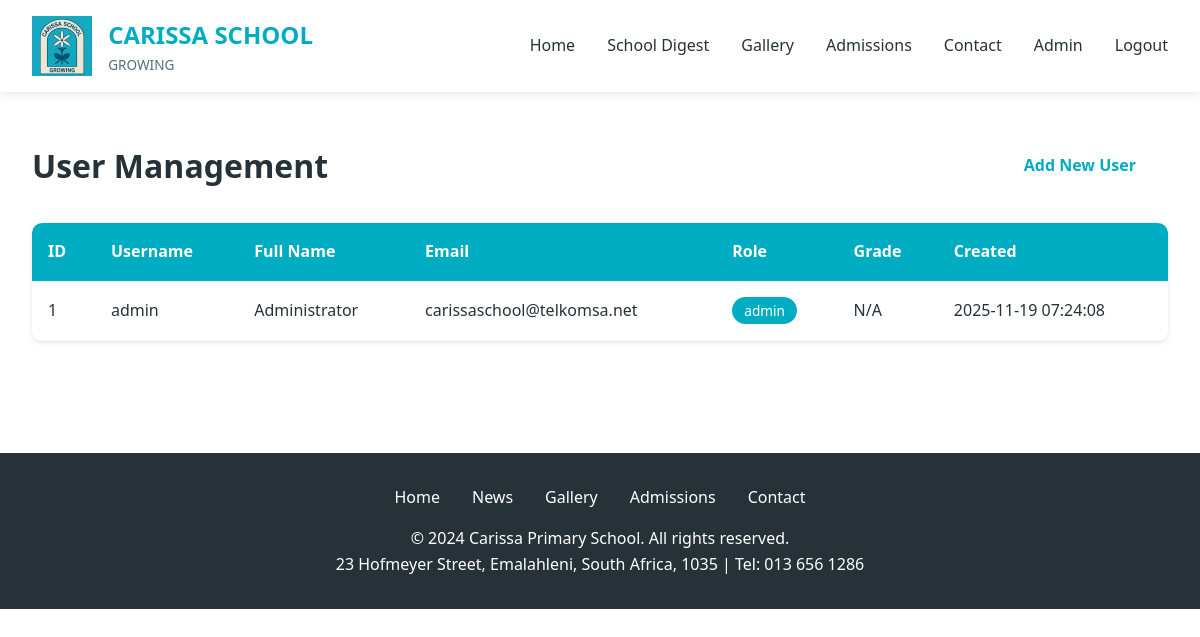
Page /admin/users (signed in) on the committed database.
### tables this page shows
CREATE TABLE users (
                id INTEGER PRIMARY KEY AUTOINCREMENT,
                username TEXT UNIQUE NOT NULL,
                password TEXT NOT NULL,
                full_name TEXT NOT NULL,
                email TEXT,
                role TEXT NOT NULL,
                grade TEXT,
                created_at TIMESTAMP DEFAULT CURRENT_TIMESTAMP
            );

### app.py (the view)
@app.route('/admin/users')
@admin_required
def admin_users():
    db = get_db()
    users = db.execute('SELECT * FROM users ORDER BY created_at DESC').fetchall()
    db.close()
    return render_template('admin_users.html', users=users)

### app.py (called while the page is built)
def get_db():
    conn = sqlite3.connect(DATABASE)
    conn.row_factory = sqlite3.Row
    return conn

def admin_required(f):
    @wraps(f)
    def decorated_function(*args, **kwargs):
        if 'user_id' not in session or session.get('role') != 'admin':
            flash('Admin access required', 'danger')
            return redirect(url_for('index'))
        return f(*args, **kwargs)
    return decorated_function

### templates/admin_users.html (shortened to what this page needs)
{% extends "base.html" %}
{% block content %}
<div class="container">
    <div style="display: flex; justify-content: space-between; align-items: center; margin-bottom: 2rem;">
        <h1>User Management</h1>
        <a href="{{ url_for('add_user') }}" class="btn btn-primary">Add New User</a>
    </div>
    <div class="data-table">
        <table>
            <thead>
                <tr>
                    <th>ID</th>
                    <th>Username</th>
                    <th>Full Name</th>
                    <th>Email</th>
                    <th>Role</th>
                    <th>Grade</th>
                    <th>Created</th>
                </tr>
            </thead>
            <tbody>
                {% for user in users %}
                <tr>
                    <td>{{ user.id }}</td>
                    <td>{{ user.username }}</td>
                    <td>{{ user.full_name }}</td>
                    <td>{{ user.email or 'N/A' }}</td>
                    <td><span style="background-color: var(--primary-color); color: white; padding: 0.25rem 0.75rem; border-radius: 15px; font-size: 0.85rem;">{{ user.role }}</span></td>
                    <td>{{ user.grade or 'N/A' }}</td>
                    <td>{{ user.created_at }}</td>
                </tr>
                {% endfor %}
            </tbody>
        </table>
    </div>
</div>
{% endblock %}

### templates/base.html (shortened to what this page needs)
<!DOCTYPE html>
<html lang="en">
<head>
    <link rel="stylesheet" href="{{ url_for('static', filename='css/style.css') }}">
</head>
<body>
    <nav class="navbar">
        <div class="nav-container">
            <div class="logo-section">
                <img src="{{ url_for('static', filename='images/logo.jpg') }}" alt="Carissa School Logo" class="logo">
                <div>
                    <div class="school-name">CARISSA SCHOOL</div>
                    <div class="school-tagline">GROWING</div>
                </div>
            </div>
            <ul class="nav-menu">
                <li><a href="{{ url_for('index') }}" class="{% if request.endpoint == 'index' %}active{% endif %}">Home</a></li>
                <li><a href="{{ url_for('digest') }}" class="{% if request.endpoint == 'digest' %}active{% endif %}">School Digest</a></li>
                <li><a href="{{ url_for('gallery') }}" class="{% if request.endpoint == 'gallery' %}active{% endif %}">Gallery</a></li>
                <li><a href="{{ url_for('admissions') }}" class="{% if request.endpoint == 'admissions' %}active{% endif %}">Admissions</a></li>
                <li><a href="{{ url_for('contact') }}" class="{% if request.endpoint == 'contact' %}active{% endif %}">Contact</a></li>
                {% if session.user_id %}
                    {% if session.role == 'admin' %}
                        <li><a href="{{ url_for('admin_dashboard') }}">Admin</a></li>
                    {% elif session.role == 'teacher' %}
                        <li><a href="{{ url_for('teacher_dashboard') }}">Dashboard</a></li>
                    {% elif session.role == 'student' %}
                        <li><a href="{{ url_for('student_dashboard') }}">My Learning</a></li>
                    {% endif %}
                    <li><a href="{{ url_for('logout') }}">Logout</a></li>
                {% else %}
                    <li><a href="{{ url_for('login') }}">Login</a></li>
                {% endif %}
            </ul>
        </div>
    </nav>
    {% block content %}{% endblock %}
    <footer class="footer">
        <div class="footer-content">
            <div class="footer-links">
                <a href="{{ url_for('index') }}">Home</a>
                <a href="{{ url_for('digest') }}">News</a>
                <a href="{{ url_for('gallery') }}">Gallery</a>
                <a href="{{ url_for('admissions') }}">Admissions</a>
                <a href="{{ url_for('contact') }}">Contact</a>
            </div>
            <p>&copy; 2024 Carissa Primary School. All rights reserved.</p>
            <p>23 Hofmeyer Street, Emalahleni, South Africa, 1035 | Tel: 013 656 1286</p>
        </div>
    </footer>
</body>
</html>

### static/css/style.css (style rules this page uses)
:root { --primary-color: #00ACC1; --secondary-color: #0097A7; --accent-color: #00838F; --text-dark: #263238; --text-light: #546E7A; --background-light: #F5F5F5; --white: #FFFFFF; --success: #4CAF50; --warning: #FF9800; --danger: #F44336; }
* { margin: 0; padding: 0; box-sizing: border-box; }
body { font-family: 'Segoe UI', Tahoma, Geneva, Verdana, sans-serif; line-height: 1.6; color: var(--text-dark); background-color: var(--white); }
.navbar { background-color: var(--white); box-shadow: 0 2px 10px rgba(0,0,0,0.1); position: sticky; top: 0; z-index: 1000; }
.nav-container { max-width: 1200px; margin: 0 auto; display: flex; justify-content: space-between; align-items: center; padding: 1rem 2rem; }
.logo-section { display: flex; align-items: center; gap: 1rem; }
.logo { height: 60px; width: auto; }
.school-name { font-size: 1.5rem; font-weight: bold; color: var(--primary-color); }
.school-tagline { font-size: 0.85rem; color: var(--text-light); }
.nav-menu { display: flex; list-style: none; gap: 2rem; }
.nav-menu a { text-decoration: none; color: var(--text-dark); font-weight: 500; transition: color 0.3s; }
.btn { display: inline-block; padding: 0.75rem 2rem; border-radius: 5px; text-decoration: none; font-weight: 600; transition: all 0.3s; border: none; cursor: pointer; }
.btn-primary { background-color: var(--white); color: var(--primary-color); }
.container { max-width: 1200px; margin: 0 auto; padding: 3rem 2rem; }
.data-table { width: 100%; background-color: var(--white); border-radius: 10px; overflow: hidden; box-shadow: 0 2px 5px rgba(0,0,0,0.1); }
.data-table table { width: 100%; border-collapse: collapse; }
.data-table th, .data-table td { padding: 1rem; text-align: left; border-bottom: 1px solid var(--background-light); }
.data-table th { background-color: var(--primary-color); color: var(--white); font-weight: 600; }
.footer { background-color: var(--text-dark); color: var(--white); padding: 2rem; margin-top: 4rem; }
.footer-content { max-width: 1200px; margin: 0 auto; text-align: center; }
.footer-links { display: flex; justify-content: center; gap: 2rem; margin-bottom: 1rem; }
.footer-links a { color: var(--white); text-decoration: none; }

### rows in the picture
users: id "1", username "admin", full_name "Administrator", email "carissaschool@telkomsa.net", role "admin", grade "N/A", created_at "2025-11-19 07:24:08"
